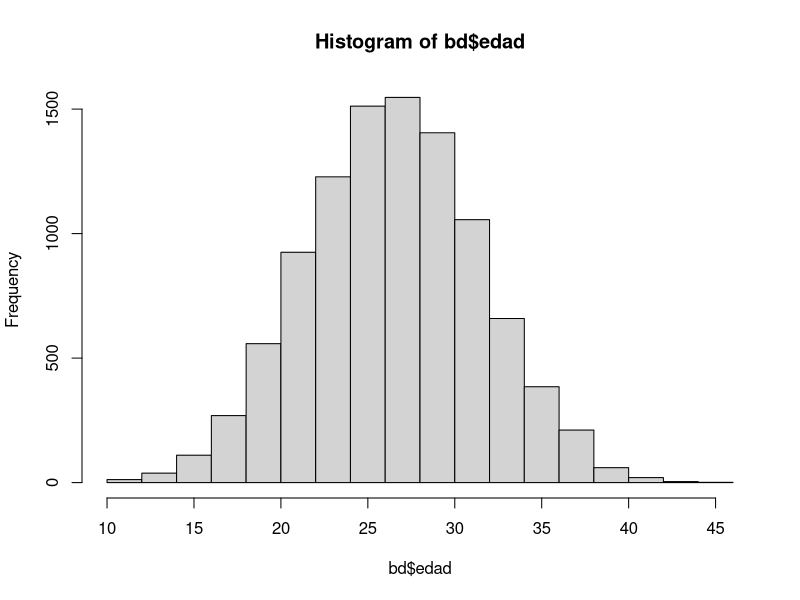
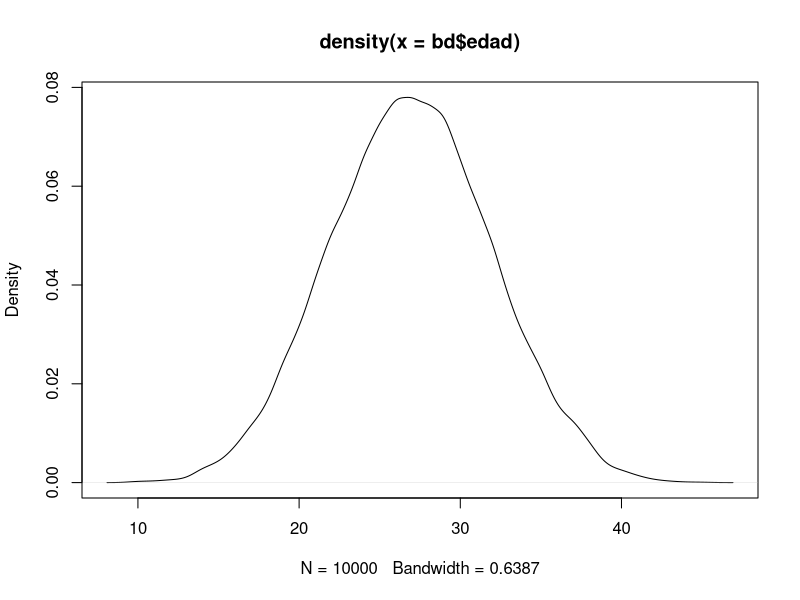
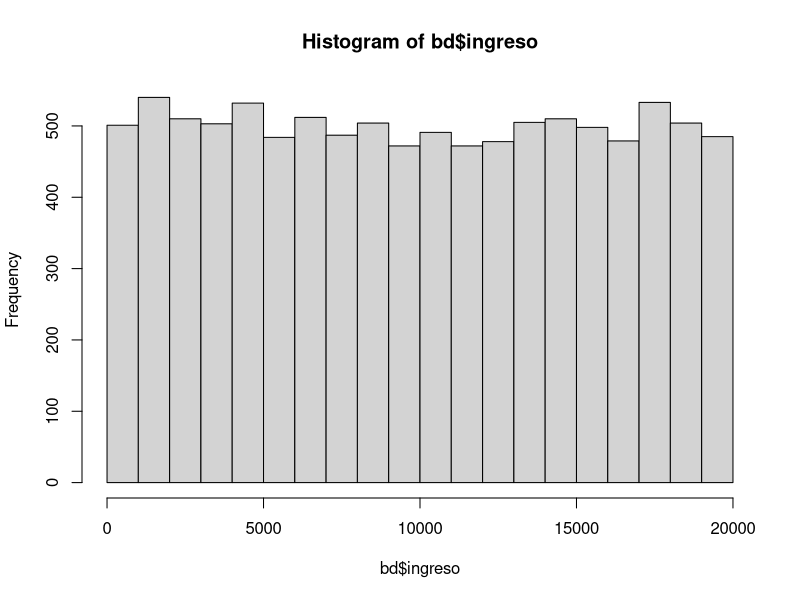
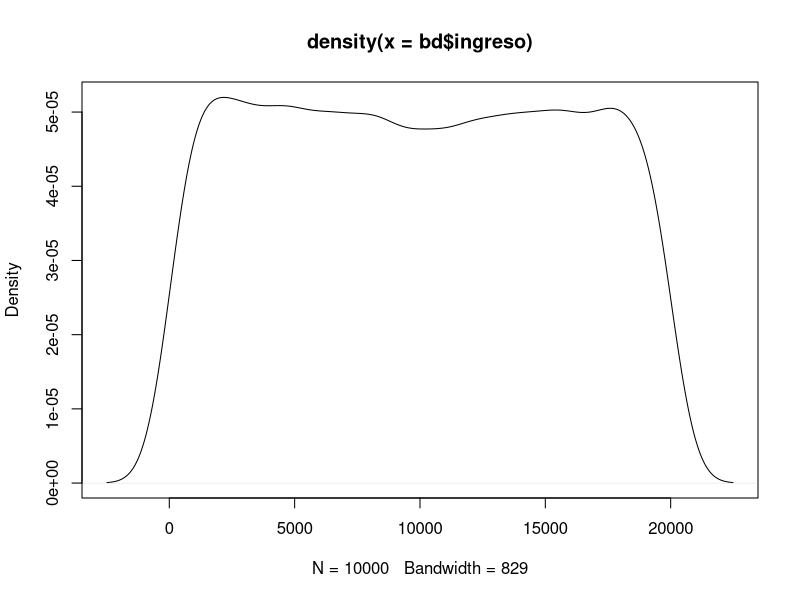
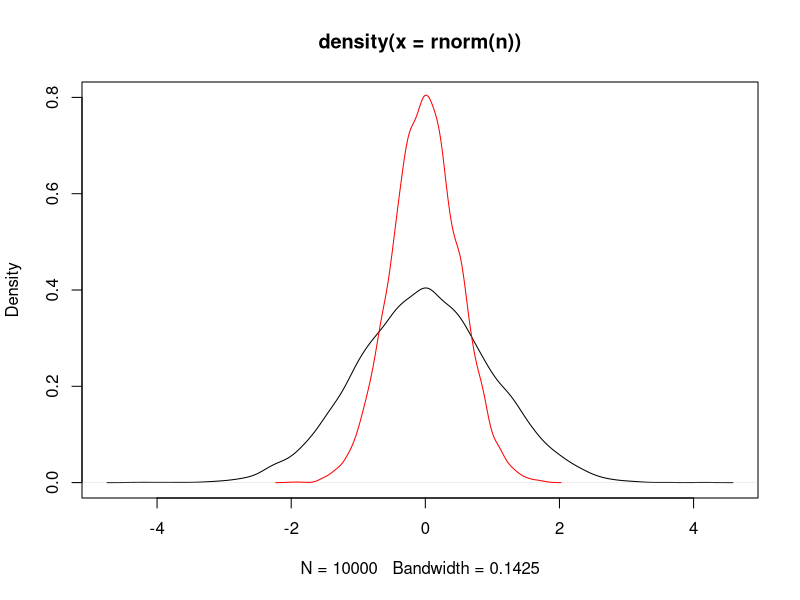
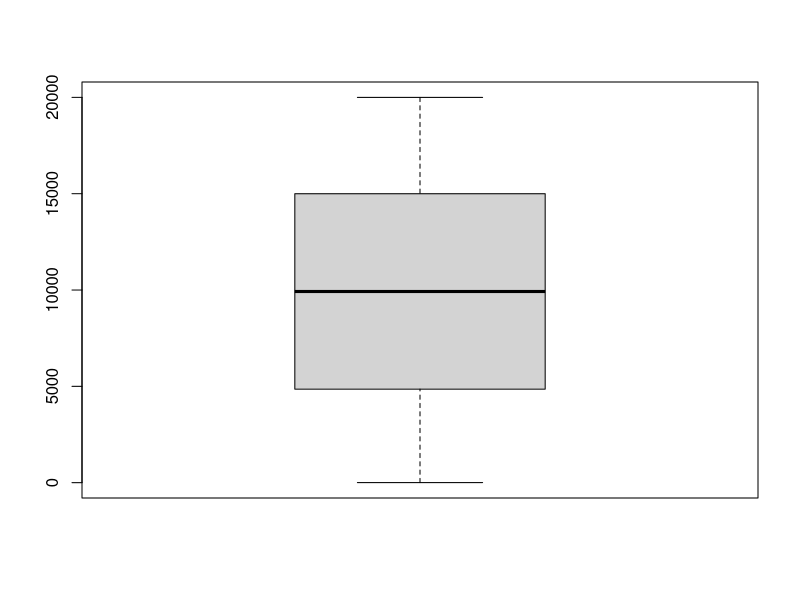

Here is the R script that generated these plots, in order:
rm(list = ls())
#los datos
n<-10000
set.seed(245)
bd<-data.frame(edad=round(rnorm(n,27,5),0),
               ingreso=round(runif(n,0,20000),0),
               sexo=sample(c("H","M"),n,replace = T,prob = c(0.5,0.5)),
               area=factor(runif(n)>=0.3,c(T,F),c("U","R")))
#Operaciones estadísticas
t1<-table(bd$sexo)#tablas de frecuencia (simples, dobles contingencia, ...)
t2<-table(bd$sexo,bd$area)
t1
t2
prop.table(t1)*100

t3<-prop.table(t2)*100
prop.table(t2,1)*100
prop.table(t2,2)*100
addmargins(t3)
prop.table(table(bd$edad>30))*100
####medidas de tendencia central
summary(bd$edad)
summary(bd$ingreso)
mean(bd$edad)
median(bd$edad)
#media cuadrática
x<-bd$ingreso 
sqrt(sum(x**2)/length(x))

mcua<-function(x){
  y<-sqrt(sum(x**2)/length(x))
  return(y)
}
mcua(bd$edad)
mcua(bd$ingreso)
####loops y condiciones
names(bd)
bd$edad
bd["edad"]
bd[["edad"]]
i<-"edad"
bd[i]
bd[[i]]
bd[,4]
for(i in names(bd)){
 if(class(bd[[i]])=="numeric"){
   print(mean(bd[[i]]) )
 } else {
   print(table(bd[[i]]))
 }
}
rr<-1
for(i in names(bd)){
  if(is.numeric(bd[[i]])){
    print(mean(bd[[i]]) )
  } else {
    print(table(bd[[i]]))
  }
  rr<-rr*1
}
for(i in 1:ncol(bd)){
  print(i)
}
##Variabilidad
var(bd$edad)
sd(bd$edad)
range(bd$edad)
min(bd$edad)
max(bd$edad)
#forma
hist(bd$edad)
plot(density(bd$edad))

hist(bd$ingreso)
plot(density(bd$ingreso))

plot(density(rnorm(n)),ylim=c(0,0.8))
points(density(rnorm(n,sd=0.5)),col="red",type="l")

boxplot(bd$ingreso)

quantile(bd$ingreso)
quantile(bd$ingreso,c(0.1,0.9))
quantile(bd$ingreso,c(0.01,0.99))
quantile(bd$ingreso,seq(0,1,0.01) )





